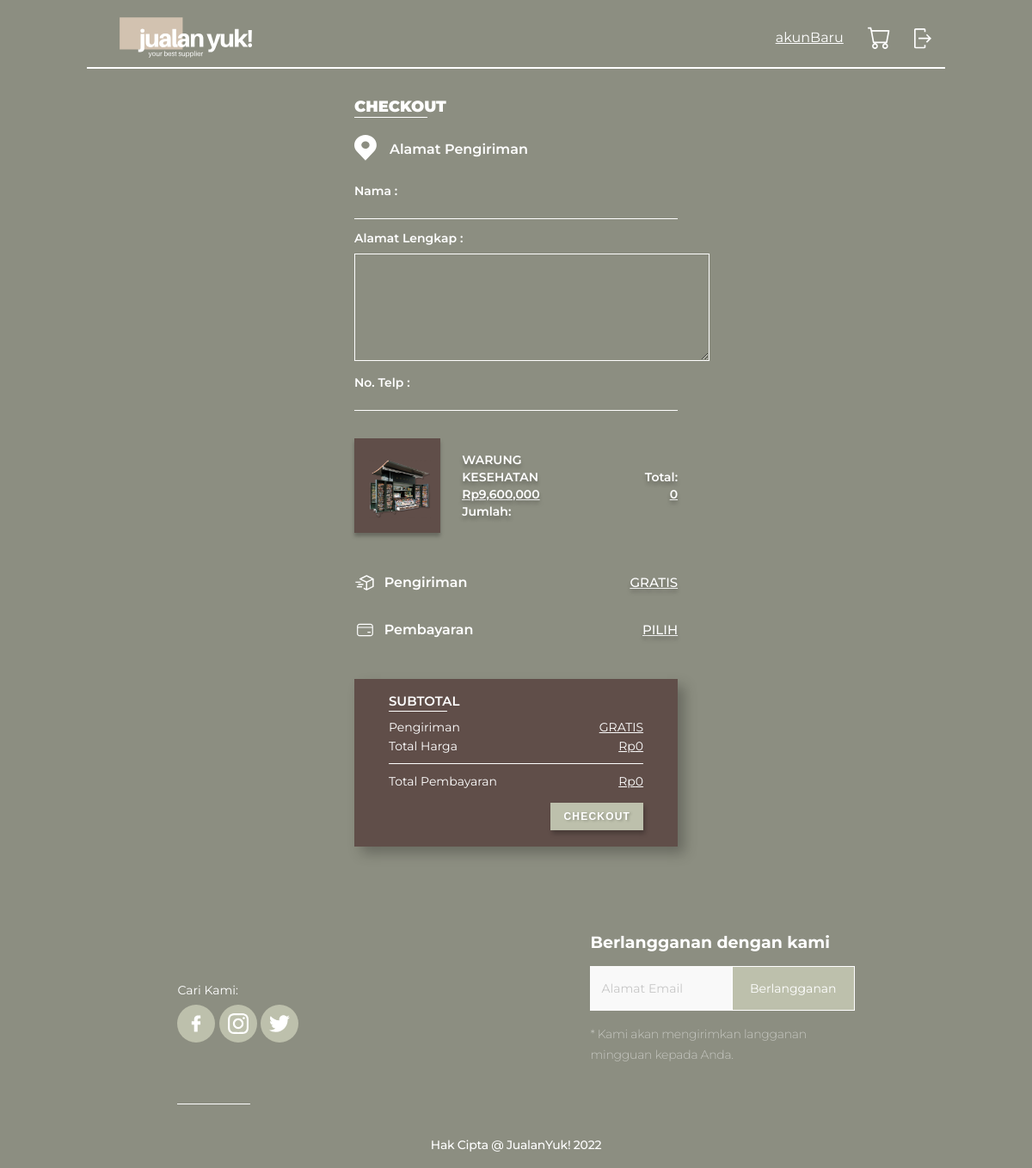
Page /Code/checkoutBundle/checkoutBundle.php?bundle=1 (signed in) on the committed database.
### tables this page shows
CREATE TABLE `user` (
  `userId` int(11) NOT NULL,
  `username` varchar(100) DEFAULT NULL,
  `password` varchar(100) DEFAULT NULL
);

CREATE TABLE `bundleh` (
  `idBundle` int(11) NOT NULL,
  `price` int(11) DEFAULT NULL
);

### Code/functions.php (called while the page is built, shortened)
<?php
$conn = mysqli_connect("localhost", "root", "", "jualanyuk");
function query($strQuery){
    global $conn;
    $result = mysqli_query($conn, $strQuery);
    $temp = [];
    while($row = mysqli_fetch_assoc($result)){
        $temp[] = $row;
    }
    return $temp;
}
function detailUser($id){
    $result = query("SELECT * FROM user WHERE userId=$id")[0];
    return $result;
}
?>

### Code/checkoutBundle/checkoutBundle.php (the view, shortened to what this page needs)
<?php
require '../functions.php';
if(isset($_SESSION["currentUserId"])){
    $currentUserData = detailUser($_SESSION["currentUserId"]);
    $currentUsername = $currentUserData["username"];
} else{
    $currentUsername = "YOUR NAME";
    redirectTo('../home/home.php');
}
if(isset($_GET['bundle'])){
    $bundleId = $_GET['bundle'];
    $qtyBeli = $_GET['qtyBeli'];
    $listImage = ['','kiri1.png','kanan2.png', 'kiri3.png', 'kanan4.png', 'bundle1.png', 'bundle2.png','bundle3.png','bundle4.png'];
    $listNama = ['','WARUNG KESEHATAN', 'WARUNG SEKOLAH', 'WARUNG SEMBAKO', 'WARUNG ALAT TULIS', 'BUNDLE KESEHATAN', 'BUNDLE CEMILAN', 'BUNDLE KEBUTUHAN RT', 'BUNDLE ALAT TULIS'];
    $query = "SELECT * FROM bundleh bh  WHERE bh.idBundle = $bundleId";
    $items = query($query)[0];
} else{
    redirectTo('../home/home.php');
}
$grandTotal = 0;
?>
<!DOCTYPE html>
<html lang="en">
<head>
    <link rel="stylesheet" href="../header/header.css">
    <link rel="stylesheet" href="../footer/footer.css">
    <link rel="stylesheet" href="checkoutBundle.css">
    <link rel="stylesheet" href="../pembayaran/pembayaran.css">
</head>
<body>
    <?php require '../header/headerWithoutSearch.php' ?>
    <div class="main mainContainer">
        <div class="kotakAtas">
            <div class="tulisanCheckOut">
                CHECKOUT
            </div>
        </div>
        <div class="alamatPengiriman">
            <div class="alamatSvg">
            </div>
            <p class="tulisanAlamat">Alamat Pengiriman</p>
        </div>
        <div class="kotakBawah">
            <form action="">
                <div class="nama">
                    <label for="namaId" class="judulEdit namaClass">Nama :</label>
                    <input type="text" name="namaName" id="namaId" class="isiEdit">
                </div>
                <div class="alamatLengkap">
                    <label for="alamatLengkapId" class="judulEdit alamatLengkapClass">Alamat Lengkap :</label>
                    <textarea name="alamatLengkapName" id="alamatLengkapId" cols="30" rows="4" class="isiEdit2"></textarea>
                </div>
                <div class="telp">
                    <label for="telpId" class="judulEdit telpClass">No. Telp :</label>
                    <input type="text" name="telpName" id="telpId" class="isiEdit">
                </div>
            </form>
        </div>
        <div class="listItem">
            <div class="cardItem">
               <div class="kotakFoto" style="background-image:url(../image/<?=$listImage[$bundleId]?>"></div>
               <div class="kotakTengah">
                    <p class="judul"><?=$listNama[$bundleId]?></p>
                    <p class="harga">Rp<?=number_format($items['price'])?></p>
                    <p class="jumlah">Jumlah: <?=$qtyBeli?></p>
               </div>
               <div class="kotakTotalHarga">
                    <p class="judul">Total:</p>
                    <p class="harga"><?=number_format($items['price'] * $qtyBeli)?></p>
                    <?php $grandTotal += $items['price'] * $qtyBeli?>
               </div>
            </div>
        </div>
        <div class="kirimDanBayar">
            <div class="pengiriman">
                <div class="kirimSvg" style="background-image:url(../image/pengiriman.svg) ;"></div>
                <p class="tulisanKirim">Pengiriman</p>
                <p class="harga tulisan2">GRATIS</p>
            </div>
            <div class="pembayaran">
                <div class="bayarSvg" style="background-image:url(../image/pembayaran.svg) ;"></div>
                <p class="tulisanBayar">Pembayaran</p>
                <p class="harga tulisan2" id="buttonPilih">PILIH</p>
            </div>
        </div>
        <div class="bagianBawah">
            <div class="kotakDalam">
                <div class="atas">
                    <div class="tulisanSub">SUBTOTAL</div>
                    <div class="garis3"></div>
                </div>
                <div class="bawah">
                    <div class="totalPengiriman">
                        <p class="tulis">Pengiriman</p>
                        <p class="harga">GRATIS</p>
                    </div>
                    <div class="totalHrg">
                        <p class="tulis">Total Harga</p>
                        <p class="harga"><?= "Rp".number_format($grandTotal) ?></p>
                    </div>
                    <div class="garis4"></div>
                    <div class="totalBayar">
                        <p class="tulis">Total Pembayaran</p>
                        <p class="harga"><?= "Rp".number_format($grandTotal) ?></p>
                    </div>
                </div>
                <div class="tombol">
                    <button type="submit" class="tombolCekot" onclick="openPopUp()">
                    <p class="tulisanCekot">CHECKOUT</p>
                    </button>
                </div>
            </div>
        </div>
    </div>
    <?php include '../footer/footer.php' ?>
</body>
</html>

### Code/header/headerWithoutSearch.php (shortened to what this page needs)
<div class="container">
    <a href="../home/home.php">
        <div class="logo" style="background-image: url(../image/logo.svg) ;"></div>
    </a>
    <div class="namaAkun"><?= $currentUsername ?></div>
    <div class="kotakLogo">
        <div class="keranjang">
            <a href="../keranjang/keranjang.php?id=<?=$_SESSION["currentUserId"]?>">
            </a>
        </div>
        <div class="logOut">
            <a href="../logout.php">
            </a>
        </div>
    </div>
</div>

### Code/header/header.css (style rules this page uses)
html, body, div, span, applet, object, iframe, h1, h2, h3, h4, h5, h6, p, blockquote, pre, a, abbr, acronym, address, big, cite, code, del, dfn, em, img, ins, kbd, q, s, samp, small, strike, strong, sub, sup, tt, var, b, u, i, center, dl, dt, dd, ol, ul, li, fieldset, form, label, legend, table, caption, tbody, tfoot, thead, tr, th, td, article, aside, canvas, details, embed, figure, figcaption, footer, header, hgroup, menu, nav, output, ruby, section, summary, time, mark, audio, video { margin: 0; padding: 0; border: 0; font-size: 100%; font: inherit; vertical-align: baseline; color: inherit; text-decoration: inherit; }
* { box-sizing: border-box; }
body { line-height: 1; }
body { background-color: #8C8E81; font-family: 'Montserrat', 'Verdana', 'Times New Roman'; color: white; }
.container { width: 83.2%; height: 60px; margin: auto; margin-top: 20px; display: flex; border-bottom: 2px solid white; }
.logo { width: 230px; height: 47px; background-size: contain; background-repeat: no-repeat; background-position: center; transition: 0.2s; }
.namaAkun { color: white; text-decoration: underline; width: 650px; text-align: right; line-height: 48px; }
.kotakLogo { width: 100px; display: flex; justify-content: space-around; line-height: 63px; margin-left: 15px; }

### Code/footer/footer.css (style rules this page uses)
input { border: none; outline: none; }
::placeholder { color: black; opacity: .2; font-size: 14px; padding-left: 10px; }

### Code/pembayaran/pembayaran.css (style rules this page uses)
.main { width: 31.35%; margin: auto; margin-top: 35px; }

### rows in the picture
user: username "akunBaru"
bundleh: price "9,600,000", $items['price']*$qtyBeli "0"

### other values in the picture
$listNama[$bundleId] "WARUNG KESEHATAN"
$grandTotal "0"
